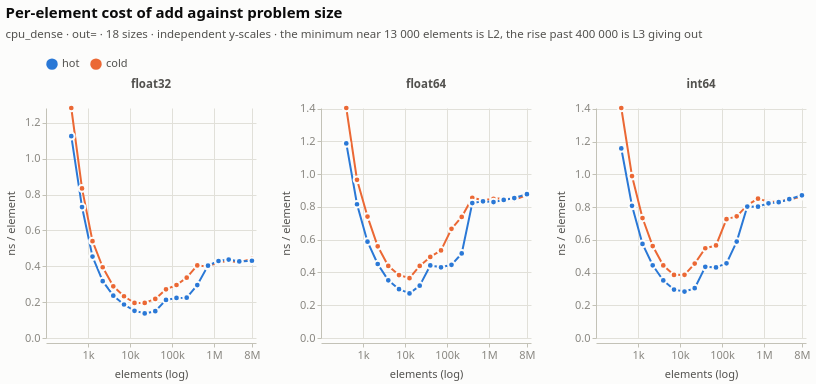

Here is the notebook cell this chart was saved with:
### Markdown cell above
---

## Part 1 — the CPU: what a dtype actually costs

`cpu_dense` resolves the size axis at 18 log-spaced points from 400 to 8 million
elements, which is what the rest of this section is built on. The earlier
`cpu_sweep` had three sizes, and three points cannot distinguish a curve from a
line.

The first figure is the per-element cost of `add` against problem size, with the
operands either cache-resident (`hot`) or streamed (`cold`).

### Code cell
dense = D["cpu_dense"]
FEATURED = ["float32", "float64", "int64"]

curve = (
    dense.filter((pl.col("destination") == "out")
                 & (pl.col("operation") == "add")
                 & pl.col("implementation").is_in(FEATURED))
    .select("implementation", "n_elem", "cache_state", "ns_elem", "us")
)

XN = alt.X("n_elem:Q", scale=alt.Scale(type="log"), title="elements (log)",
           axis=alt.Axis(format="~s", values=[1000, 10_000, 100_000, 1_000_000, 8_000_000]))
base = alt.Chart().mark_line(point=alt.OverlayMarkDef(size=45)).encode(
    x=XN,
    y=alt.Y("ns_elem:Q", title="ns / element", scale=alt.Scale(domainMin=0)),
    color=alt.Color("cache_state:N", sort=["hot", "cold"],
                    scale=alt.Scale(domain=["hot", "cold"], range=P["series"][:2]),
                    legend=alt.Legend(title=None)),
    tooltip=[alt.Tooltip("implementation:N", title="dtype"),
             alt.Tooltip("n_elem:Q", title="elements", format=","),
             alt.Tooltip("cache_state:N", title="operands"),
             alt.Tooltip("ns_elem:Q", title="ns/element", format=".3f")])

fig1 = base.properties(width=210, height=230).facet(
    column=alt.Column("implementation:N", title=None, sort=FEATURED),
    data=curve,
).resolve_scale(y="independent").properties(
    title=alt.Title("Per-element cost of add against problem size",
                    subtitle="cpu_dense · out= · 18 sizes · independent y-scales · "
                             "the minimum near 13 000 elements is L2, the rise past "
                             "400 000 is L3 giving out"),
)
figure(fig1, curve.sort("implementation", "n_elem"), "Table view — dense size curve")

### Figure 1 — Vega-Lite specification as saved in the notebook (floating-point values rounded to 4 significant figures)
{"config": {"background": "#fcfcfb", "font": "system-ui, -apple-system, \"Segoe UI\", sans-serif", "view": {"stroke": null, "continuousWidth": 620, "continuousHeight": 300}, "axis": {"labelFont": "system-ui, -apple-system, \"Segoe UI\", sans-serif", "titleFont": "system-ui, -apple-system, \"Segoe UI\", sans-serif", "labelColor": "#898781", "titleColor": "#52514e", "labelFontSize": 11, "titleFontSize": 11, "titleFontWeight": 500, "titlePadding": 8, "domainColor": "#c3c2b7", "domainWidth": 1, "tickColor": "#c3c2b7", "tickSize": 4, "gridColor": "#e1e0d9", "gridWidth": 1, "gridDash": []}, "legend": {"labelFont": "system-ui, -apple-system, \"Segoe UI\", sans-serif", "titleFont": "system-ui, -apple-system, \"Segoe UI\", sans-serif", "labelColor": "#52514e", "titleColor": "#52514e", "labelFontSize": 11, "titleFontSize": 11, "titleFontWeight": 500, "symbolType": "circle", "symbolSize": 90, "orient": "top", "direction": "horizontal", "offset": 8, "titlePadding": 10}, "title": {"font": "system-ui, -apple-system, \"Segoe UI\", sans-serif", "color": "#0b0b0b", "fontSize": 15, "fontWeight": 600, "subtitleFont": "system-ui, -apple-system, \"Segoe UI\", sans-serif", "subtitleColor": "#52514e", "subtitleFontSize": 11.5, "subtitlePadding": 8, "anchor": "start", "offset": 14, "dy": -4}, "header": {"labelFont": "system-ui, -apple-system, \"Segoe UI\", sans-serif", "titleFont": "system-ui, -apple-system, \"Segoe UI\", sans-serif", "labelColor": "#52514e", "titleColor": "#52514e", "labelFontSize": 11.5, "labelFontWeight": 600, "titleFontSize": 11}, "range": {"category": ["#2a78d6", "#eb6834", "#1baf7a"], "heatmap": ["#cde2fb", "#9ec5f4", "#6da7ec", "#3987e5", "#256abf", "#184f95", "#0d366b"], "ramp": ["#cde2fb", "#9ec5f4", "#6da7ec", "#3987e5", "#256abf", "#184f95", "#0d366b"]}, "bar": {"cornerRadiusEnd": 4, "discreteBandSize": 15}, "point": {"size": 95, "filled": true, "stroke": "#fcfcfb", "strokeWidth": 2, "opacity": 1}, "line": {"strokeWidth": 2, "strokeCap": "round", "strokeJoin": "round"}, "rule": {"strokeWidth": 1}, "text": {"font": "system-ui, -apple-system, \"Segoe UI\", sans-serif", "fontSize": 11, "color": "#52514e"}}, "data": {"name": "data-e3d643084d75dab50ee49afd4d463e01"}, "facet": {"column": {"field": "implementation", "sort": ["float32", "float64", "int64"], "title": null, "type": "nominal"}}, "spec": {"mark": {"type": "line", "point": {"size": 45}}, "encoding": {"color": {"field": "cache_state", "legend": {"title": null}, "scale": {"domain": ["hot", "cold"], "range": ["#2a78d6", "#eb6834"]}, "sort": ["hot", "cold"], "type": "nominal"}, "tooltip": [{"field": "implementation", "title": "dtype", "type": "nominal"}, {"field": "n_elem", "format": ",", "title": "elements", "type": "quantitative"}, {"field": "cache_state", "title": "operands", "type": "nominal"}, {"field": "ns_elem", "format": ".3f", "title": "ns/element", "type": "quantitative"}], "x": {"axis": {"format": "~s", "values": [1000, 10000, 100000, 1000000, 8000000]}, "field": "n_elem", "scale": {"type": "log"}, "title": "elements (log)", "type": "quantitative"}, "y": {"field": "ns_elem", "scale": {"domainMin": 0}, "title": "ns / element", "type": "quantitative"}}, "height": 230, "width": 210}, "resolve": {"scale": {"y": "independent"}}, "title": {"text": "Per-element cost of add against problem size", "subtitle": "cpu_dense · out= · 18 sizes · independent y-scales · the minimum near 13 000 elements is L2, the rise past 400 000 is L3 giving out"}, "$schema": "https://vega.github.io/schema/vega-lite/v6.4.1.json", "datasets": {"data-e3d643084d75dab50ee49afd4d463e01": [{"implementation": "float32", "n_elem": 400, "cache_state": "cold", "ns_elem": 1.283, "us": 0.5132}, {"implementation": "float32", "n_elem": 400, "cache_state": "hot", "ns_elem": 1.126, "us": 0.4503}, {"implementation": "float64", "n_elem": 400, "cache_state": "cold", "ns_elem": 1.404, "us": 0.5617}, {"implementation": "float64", "n_elem": 400, "cache_state": "hot", "ns_elem": 1.188, "us": 0.4752}, {"implementation": "int64", "n_elem": 400, "cache_state": "cold", "ns_elem": 1.405, "us": 0.5621}, {"implementation": "int64", "n_elem": 400, "cache_state": "hot", "ns_elem": 1.158, "us": 0.4633}, {"implementation": "float32", "n_elem": 720, "cache_state": "cold", "ns_elem": 0.8344, "us": 0.6008}, {"implementation": "float32", "n_elem": 720, "cache_state": "hot", "ns_elem": 0.7303, "us": 0.5258}, {"implementation": "float64", "n_elem": 720, "cache_state": "cold", "ns_elem": 0.9658, "us": 0.6954}, {"implementation": "float64", "n_elem": 720, "cache_state": "hot", "ns_elem": 0.8165, "us": 0.5879}, {"implementation": "int64", "n_elem": 720, "cache_state": "cold", "ns_elem": 0.9895, "us": 0.7125}, {"implementation": "int64", "n_elem": 720, "cache_state": "hot", "ns_elem": 0.8075, "us": 0.5814}, {"implementation": "float32", "n_elem": 1280, "cache_state": "cold", "ns_elem": 0.5401, "us": 0.6914}, {"implementation": "float32", "n_elem": 1280, "cache_state": "hot", "ns_elem": 0.4541, "us": 0.5813}, {"implementation": "float64", "n_elem": 1280, "cache_state": "cold", "ns_elem": 0.7413, "us": 0.9488}, {"implementation": "float64", "n_elem": 1280, "cache_state": "hot", "ns_elem": 0.5883, "us": 0.753}, {"implementation": "int64", "n_elem": 1280, "cache_state": "cold", "ns_elem": 0.7331, "us": 0.9383}, {"implementation": "int64", "n_elem": 1280, "cache_state": "hot", "ns_elem": 0.5749, "us": 0.7359}, {"implementation": "float32", "n_elem": 2240, "cache_state": "cold", "ns_elem": 0.3947, "us": 0.8841}, {"implementation": "float32", "n_elem": 2240, "cache_state": "hot", "ns_elem": 0.3169, "us": 0.7099}, {"implementation": "float64", "n_elem": 2240, "cache_state": "cold", "ns_elem": 0.5596, "us": 1.253}, {"implementation": "float64", "n_elem": 2240, "cache_state": "hot", "ns_elem": 0.4519, "us": 1.012}, {"implementation": "int64", "n_elem": 2240, "cache_state": "cold", "ns_elem": 0.5617, "us": 1.258}, {"implementation": "int64", "n_elem": 2240, "cache_state": "hot", "ns_elem": 0.4443, "us": 0.9952}, {"implementation": "float32", "n_elem": 4000, "cache_state": "cold", "ns_elem": 0.2882, "us": 1.153}, {"implementation": "float32", "n_elem": 4000, "cache_state": "hot", "ns_elem": 0.236, "us": 0.9438}, {"implementation": "float64", "n_elem": 4000, "cache_state": "cold", "ns_elem": 0.4402, "us": 1.761}, {"implementation": "float64", "n_elem": 4000, "cache_state": "hot", "ns_elem": 0.352, "us": 1.408}, {"implementation": "int64", "n_elem": 4000, "cache_state": "cold", "ns_elem": 0.4432, "us": 1.773}, {"implementation": "int64", "n_elem": 4000, "cache_state": "hot", "ns_elem": 0.3516, "us": 1.407}, {"implementation": "float32", "n_elem": 7200, "cache_state": "cold", "ns_elem": 0.2329, "us": 1.677}, {"implementation": "float32", "n_elem": 7200, "cache_state": "hot", "ns_elem": 0.1869, "us": 1.346}, {"implementation": "float64", "n_elem": 7200, "cache_state": "cold", "ns_elem": 0.3844, "us": 2.768}, {"implementation": "float64", "n_elem": 7200, "cache_state": "hot", "ns_elem": 0.298, "us": 2.145}, {"implementation": "int64", "n_elem": 7200, "cache_state": "cold", "ns_elem": 0.3852, "us": 2.773}, {"implementation": "int64", "n_elem": 7200, "cache_state": "hot", "ns_elem": 0.2958, "us": 2.129}, {"implementation": "float32", "n_elem": 12800, "cache_state": "cold", "ns_elem": 0.1954, "us": 2.501}, {"implementation": "float32", "n_elem": 12800, "cache_state": "hot", "ns_elem": 0.1517, "us": 1.942}, {"implementation": "float64", "n_elem": 12800, "cache_state": "cold", "ns_elem": 0.3654, "us": 4.677}, {"implementation": "float64", "n_elem": 12800, "cache_state": "hot", "ns_elem": 0.2721, "us": 3.483}, {"implementation": "int64", "n_elem": 12800, "cache_state": "cold", "ns_elem": 0.3858, "us": 4.938}, {"implementation": "int64", "n_elem": 12800, "cache_state": "hot", "ns_elem": 0.2834, "us": 3.628}, {"implementation": "float32", "n_elem": 22400, "cache_state": "cold", "ns_elem": 0.1956, "us": 4.381}, {"implementation": "float32", "n_elem": 22400, "cache_state": "hot", "ns_elem": 0.1372, "us": 3.074}, {"implementation": "float64", "n_elem": 22400, "cache_state": "cold", "ns_elem": 0.4399, "us": 9.853}, {"implementation": "float64", "n_elem": 22400, "cache_state": "hot", "ns_elem": 0.3196, "us": 7.158}, {"implementation": "int64", "n_elem": 22400, "cache_state": "cold", "ns_elem": 0.4547, "us": 10.19}, {"implementation": "int64", "n_elem": 22400, "cache_state": "hot", "ns_elem": 0.3043, "us": 6.817}, {"implementation": "float32", "n_elem": 40000, "cache_state": "cold", "ns_elem": 0.218, "us": 8.721}, {"implementation": "float32", "n_elem": 40000, "cache_state": "hot", "ns_elem": 0.1495, "us": 5.979}, {"implementation": "float64", "n_elem": 40000, "cache_state": "cold", "ns_elem": 0.4952, "us": 19.81}, {"implementation": "float64", "n_elem": 40000, "cache_state": "hot", "ns_elem": 0.4429, "us": 17.72}, {"implementation": "int64", "n_elem": 40000, "cache_state": "cold", "ns_elem": 0.5484, "us": 21.94}, {"implementation": "int64", "n_elem": 40000, "cache_state": "hot", "ns_elem": 0.4346, "us": 17.39}, {"implementation": "float32", "n_elem": 72000, "cache_state": "cold", "ns_elem": 0.2716, "us": 19.55}, {"implementation": "float32", "n_elem": 72000, "cache_state": "hot", "ns_elem": 0.2126, "us": 15.3}, {"implementation": "float64", "n_elem": 72000, "cache_state": "cold", "ns_elem": 0.5349, "us": 38.51}, {"implementation": "float64", "n_elem": 72000, "cache_state": "hot", "ns_elem": 0.4314, "us": 31.06}, {"implementation": "int64", "n_elem": 72000, "cache_state": "cold", "ns_elem": 0.5656, "us": 40.72}, {"implementation": "int64", "n_elem": 72000, "cache_state": "hot", "ns_elem": 0.4311, "us": 31.04}, {"implementation": "float32", "n_elem": 128000, "cache_state": "cold", "ns_elem": 0.2957, "us": 37.85}, {"implementation": "float32", "n_elem": 128000, "cache_state": "hot", "ns_elem": 0.2235, "us": 28.61}, {"implementation": "float64", "n_elem": 128000, "cache_state": "cold", "ns_elem": 0.6664, "us": 85.3}, {"implementation": "float64", "n_elem": 128000, "cache_state": "hot", "ns_elem": 0.4468, "us": 57.2}, {"implementation": "int64", "n_elem": 128000, "cache_state": "cold", "ns_elem": 0.7263, "us": 92.96}, {"implementation": "int64", "n_elem": 128000, "cache_state": "hot", "ns_elem": 0.4563, "us": 58.41}, {"implementation": "float32", "n_elem": 224000, "cache_state": "cold", "ns_elem": 0.3365, "us": 75.38}, {"implementation": "float32", "n_elem": 224000, "cache_state": "hot", "ns_elem": 0.225, "us": 50.4}, {"implementation": "float64", "n_elem": 224000, "cache_state": "cold", "ns_elem": 0.739, "us": 165.5}, {"implementation": "float64", "n_elem": 224000, "cache_state": "hot", "ns_elem": 0.5162, "us": 115.6}, {"implementation": "int64", "n_elem": 224000, "cache_state": "cold", "ns_elem": 0.7432, "us": 166.5}, {"implementation": "int64", "n_elem": 224000, "cache_state": "hot", "ns_elem": 0.589, "us": 131.9}, {"implementation": "float32", "n_elem": 400000, "cache_state": "cold", "ns_elem": 0.405, "us": 162.0}, {"implementation": "float32", "n_elem": 400000, "cache_state": "hot", "ns_elem": 0.2951, "us": 118.0}, {"implementation": "float64", "n_elem": 400000, "cache_state": "cold", "ns_elem": 0.8561, "us": 342.4}, {"implementation": "float64", "n_elem": 400000, "cache_state": "hot", "ns_elem": 0.8235, "us": 329.4}, {"implementation": "int64", "n_elem": 400000, "cache_state": "cold", "ns_elem": 0.8123, "us": 324.9}, {"implementation": "int64", "n_elem": 400000, "cache_state": "hot", "ns_elem": 0.8031, "us": 321.3}, {"implementation": "float32", "n_elem": 720000, "cache_state": "cold", "ns_elem": 0.399, "us": 287.3}, {"implementation": "float32", "n_elem": 720000, "cache_state": "hot", "ns_elem": 0.4037, "us": 290.7}, {"implementation": "float64", "n_elem": 720000, "cache_state": "cold", "ns_elem": 0.8412, "us": 605.7}, {"implementation": "float64", "n_elem": 720000, "cache_state": "hot", "ns_elem": 0.8343, "us": 600.7}, {"implementation": "int64", "n_elem": 720000, "cache_state": "cold", "ns_elem": 0.8515, "us": 613.1}, {"implementation": "int64", "n_elem": 720000, "cache_state": "hot", "ns_elem": 0.8026, "us": 577.9}, {"implementation": "float32", "n_elem": 1280000, "cache_state": "cold", "ns_elem": 0.423, "us": 541.4}, {"implementation": "float32", "n_elem": 1280000, "cache_state": "hot", "ns_elem": 0.4295, "us": 549.7}, {"implementation": "float64", "n_elem": 1280000, "cache_state": "cold", "ns_elem": 0.8498, "us": 1088.0}, {"implementation": "float64", "n_elem": 1280000, "cache_state": "hot", "ns_elem": 0.83, "us": 1062.0}, {"implementation": "int64", "n_elem": 1280000, "cache_state": "cold", "ns_elem": 0.8329, "us": 1066.0}, {"implementation": "int64", "n_elem": 1280000, "cache_state": "hot", "ns_elem": 0.8232, "us": 1054.0}, {"implementation": "float32", "n_elem": 2240000, "cache_state": "cold", "ns_elem": 0.4302, "us": 963.5}, {"implementation": "float32", "n_elem": 2240000, "cache_state": "hot", "ns_elem": 0.4374, "us": 979.7}, {"implementation": "float64", "n_elem": 2240000, "cache_state": "cold", "ns_elem": 0.854, "us": 1913.0}, {"implementation": "float64", "n_elem": 2240000, "cache_state": "hot", "ns_elem": 0.843, "us": 1888.0}, {"implementation": "int64", "n_elem": 2240000, "cache_state": "cold", "ns_elem": 0.8342, "us": 1869.0}, {"implementation": "int64", "n_elem": 2240000, "cache_state": "hot", "ns_elem": 0.8299, "us": 1859.0}, {"implementation": "float32", "n_elem": 4000000, "cache_state": "cold", "ns_elem": 0.4228, "us": 1691.0}, {"implementation": "float32", "n_elem": 4000000, "cache_state": "hot", "ns_elem": 0.4273, "us": 1709.0}, {"implementation": "float64", "n_elem": 4000000, "cache_state": "cold", "ns_elem": 0.8438, "us": 3375.0}, {"implementation": "float64", "n_elem": 4000000, "cache_state": "hot", "ns_elem": 0.8546, "us": 3418.0}, {"implementation": "int64", "n_elem": 4000000, "cache_state": "cold", "ns_elem": 0.844, "us": 3376.0}, {"implementation": "int64", "n_elem": 4000000, "cache_state": "hot", "ns_elem": 0.8481, "us": 3392.0}, {"implementation": "float32", "n_elem": 8000000, "cache_state": "cold", "ns_elem": 0.4409, "us": 3527.0}, {"implementation": "float32", "n_elem": 8000000, "cache_state": "hot", "ns_elem": 0.4308, "us": 3447.0}, {"implementation": "float64", "n_elem": 8000000, "cache_state": "cold", "ns_elem": 0.8729, "us": 6983.0}, {"implementation": "float64", "n_elem": 8000000, "cache_state": "hot", "ns_elem": 0.8782, "us": 7026.0}, {"implementation": "int64", "n_elem": 8000000, "cache_state": "cold", "ns_elem": 0.866, "us": 6928.0}, {"implementation": "int64", "n_elem": 8000000, "cache_state": "hot", "ns_elem": 0.8719, "us": 6975.0}]}}
